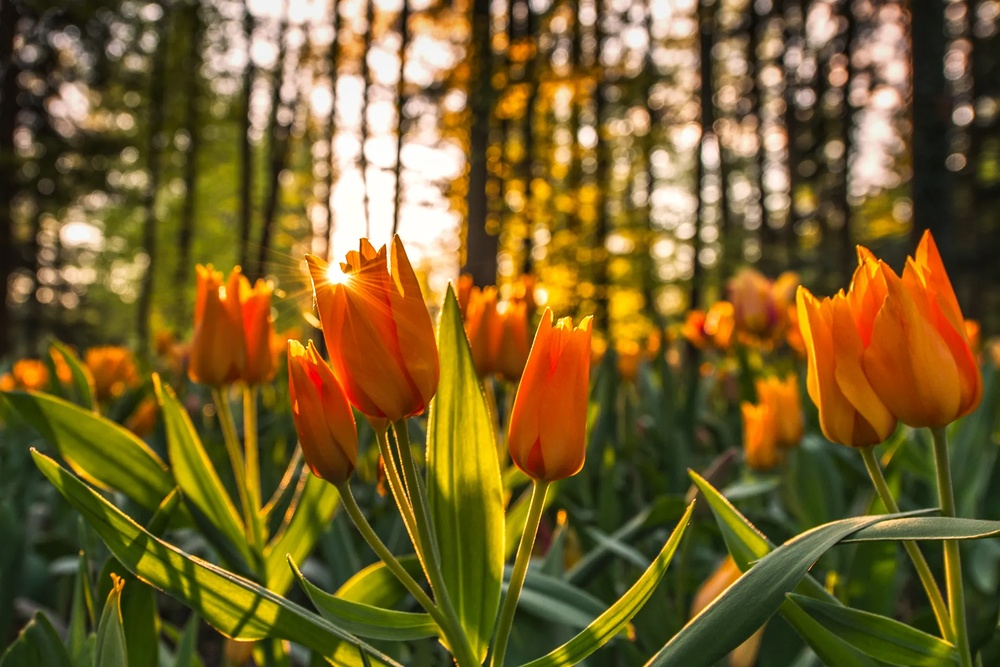
#> input picture Contour Detection/flow.jpg, 1000 x 667 px, shrunk from 1920 x 1280 before the run
$ python 'Contour Detection.py'
#> lines starting #> are read from the running program, lines starting #| are printed output that depends on the picture; after the words box and inside, x2 and y2 are one past the last pixel; in counts of white or black regions, pixels touching at a corner belong together
import cv2
import numpy as np
from matplotlib import pyplot as plt


image = cv2.imread('flow.jpg')
#> image is the input picture: shape (667, 1000, 3); mean B, G, R 41.7, 95.3, 118.2

gray = cv2.cvtColor(image, cv2.COLOR_BGR2GRAY)
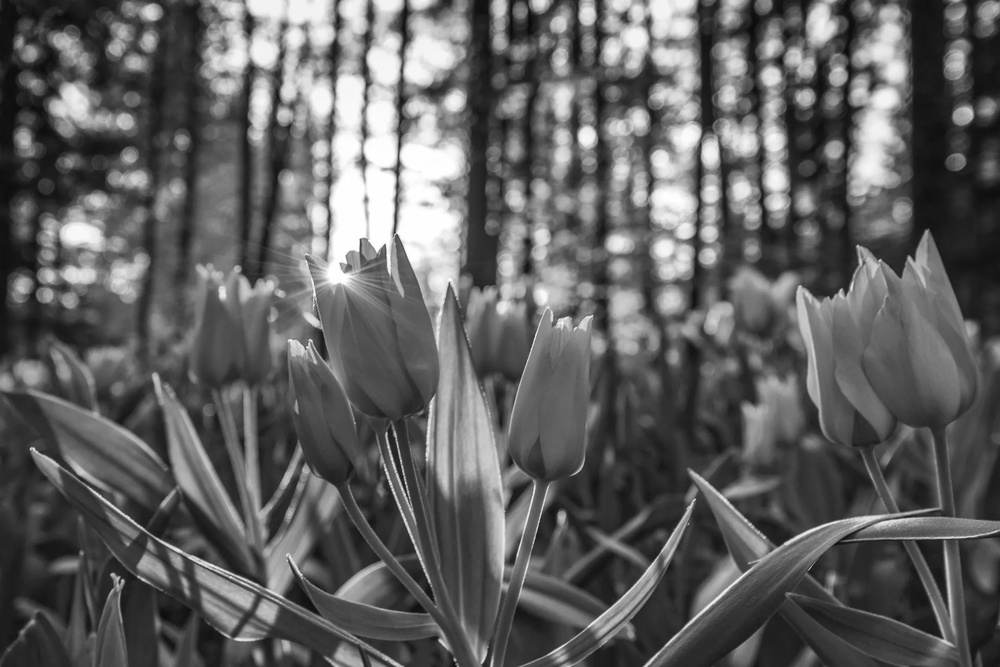
#> gray: shape (667, 1000); min 10, max 255, mean 96

blurred = cv2.GaussianBlur(gray, (5, 5), 0)

edges = cv2.Canny(blurred, 50, 150)
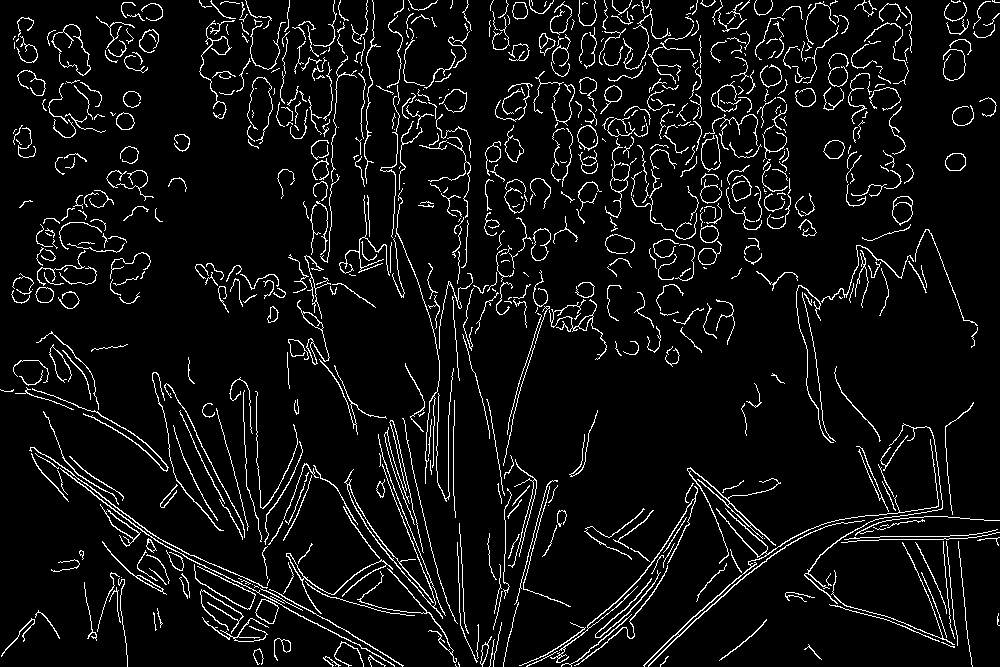
#> edges: shape (667, 1000); 6.5% white in thin lines or dots

contours, _ = cv2.findContours(edges, cv2.RETR_EXTERNAL, cv2.CHAIN_APPROX_SIMPLE)
#> contours = 754 contours, 645 with area under 20; largest, box (x1, y1, x2, y2) and area: (51, 24, 91, 76) 1126, (892, 196, 913, 226) 444, (531, 228, 551, 261) 432, (255, 599, 279, 624) 370, (577, 125, 598, 151) 358

contour_image = image.copy()
cv2.drawContours(contour_image, contours, -1, (0, 255, 0), 2)
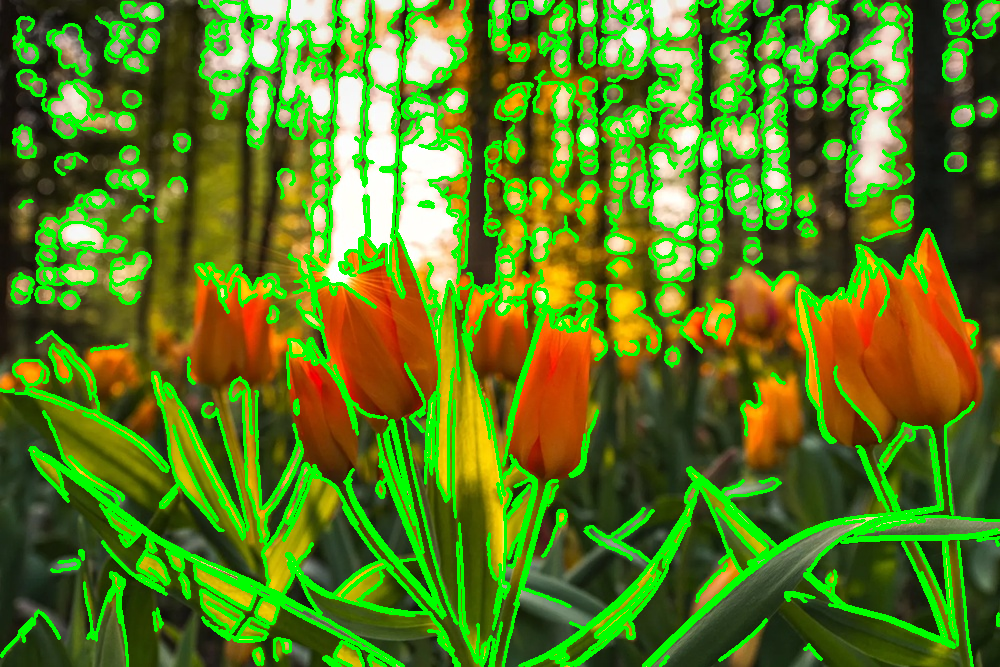
#> contour_image: shape (667, 1000, 3); mean B, G, R 31.1, 123.9, 88.3

plt.figure(figsize=(10, 5))

plt.subplot(1, 3, 1)
plt.title('Original Image')
plt.imshow(cv2.cvtColor(image, cv2.COLOR_BGR2RGB))
plt.axis('off')

plt.subplot(1, 3, 2)
plt.title('Edges Detected')
plt.imshow(edges, cmap='gray')
plt.axis('off')

plt.subplot(1, 3, 3)
plt.title('Contours')
plt.imshow(cv2.cvtColor(contour_image, cv2.COLOR_BGR2RGB))
plt.axis('off')

plt.tight_layout()
plt.show()
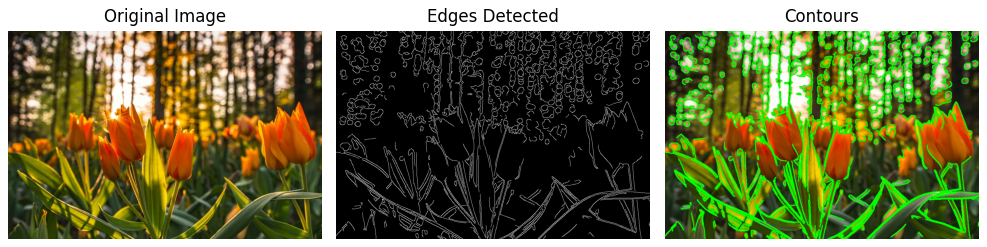
#> figure drawn by matplotlib, 3 panels
